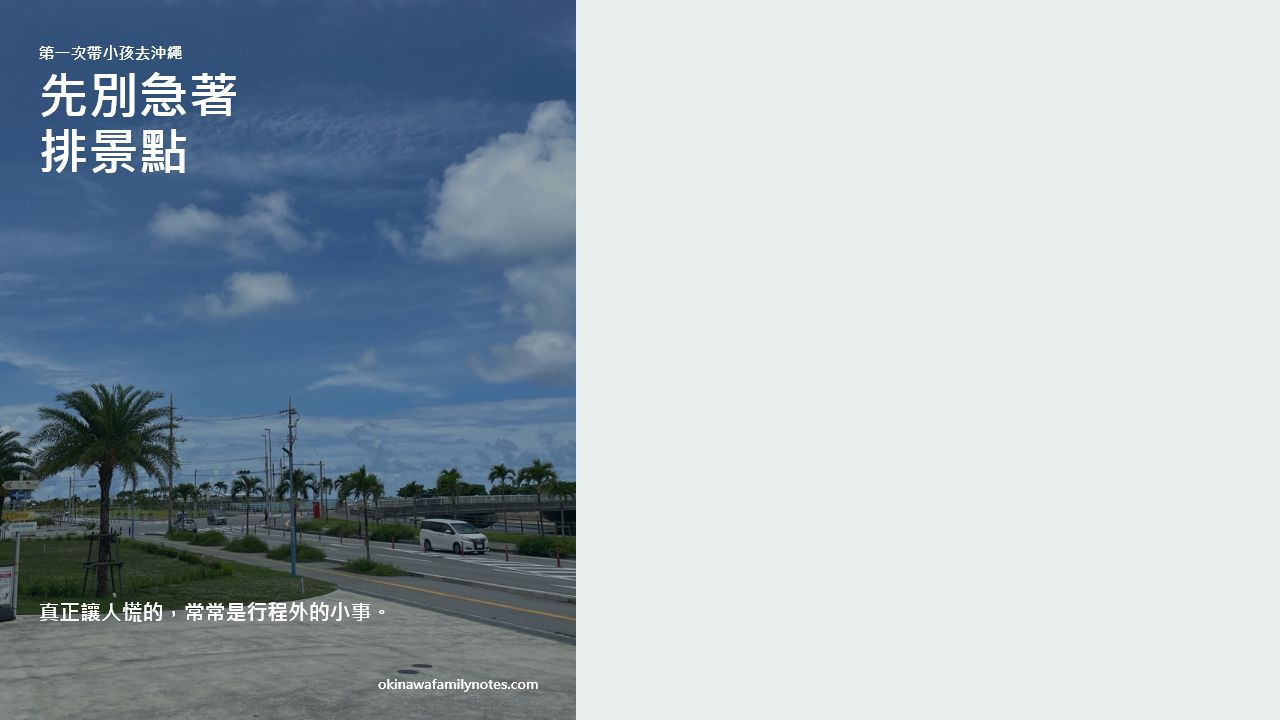
#> input picture work/social/threads-launch/render/01-screen.png, 1280 x 720 px; its folder holds 3 pictures in this run
$ python crop-preview.py
#> lines starting #> are read from the running program, lines starting #| are printed output that depends on the picture
from pathlib import Path

from PIL import Image


ROOT = Path(__file__).resolve().parent

for name in ("01", "02", "03"):
    source = Image.open(ROOT / f"{name}-screen.png").convert("RGB")
#> source is the input picture: PIL image 1280x720 RGB; mean R, G, B 163.6, 176.5, 184.8
    card = source.crop((0, 0, 576, 720))
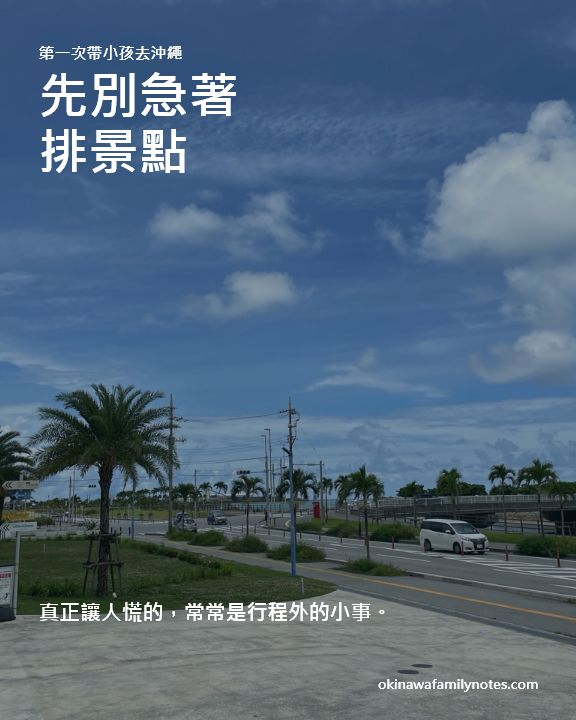
#> card: PIL image 576x720 RGB; mean R, G, B 79.9, 101.4, 122.2
    card.resize((1080, 1350), Image.Resampling.LANCZOS).save(
        ROOT / f"{name}.png", quality=94
    )
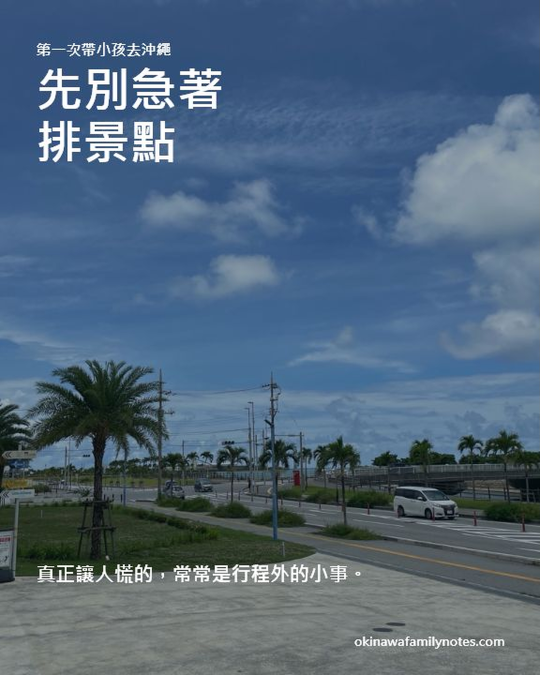
#> saved as 01.png: PIL image 1080x1350 RGB (shown at 1/2 size); mean R, G, B 79.8, 101.3, 122.1
#> pass 2 of the loop `for name in ("01", "02", "03"):`:
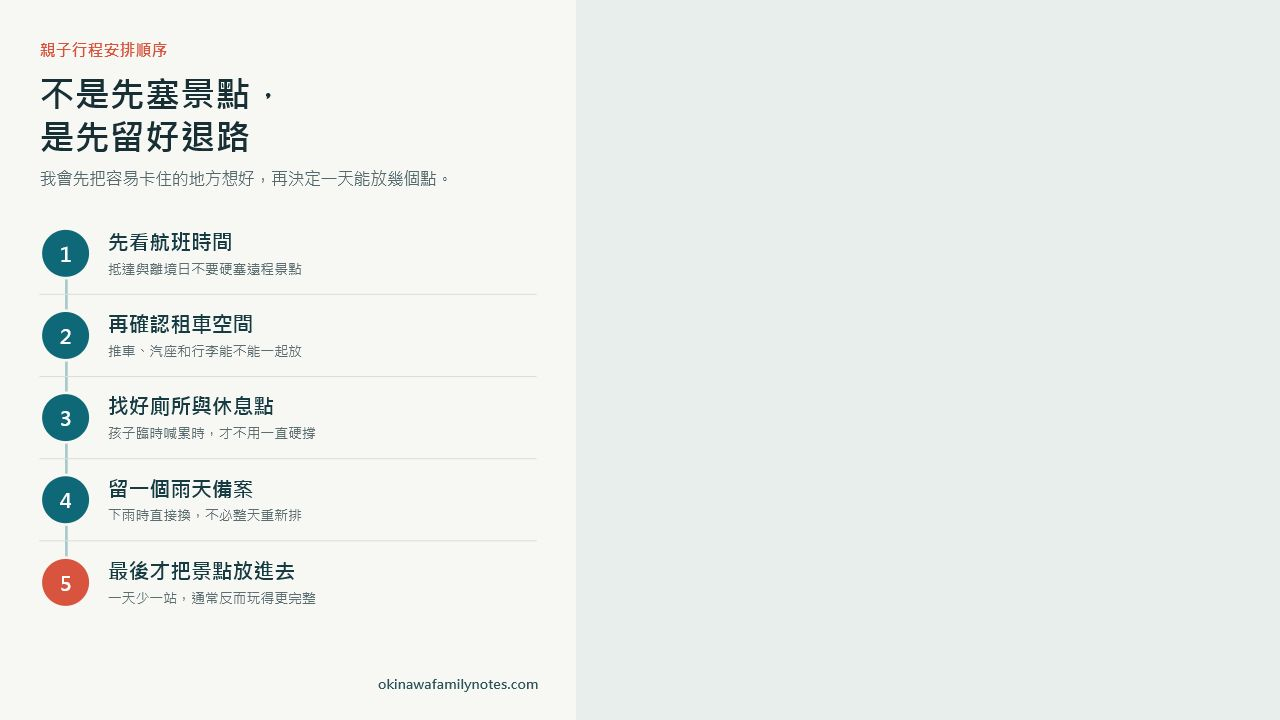
#> input picture work/social/threads-launch/render/02-screen.png, 1280 x 720 px
#> source is the input picture: PIL image 1280x720 RGB; mean R, G, B 233.2, 237.7, 234.7
#> `card = source.crop((0, 0, 576, 720))`:
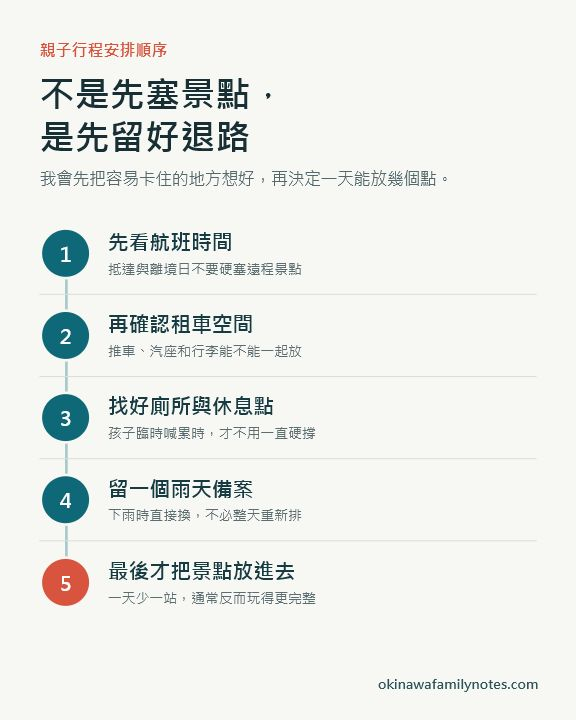
#> card: PIL image 576x720 RGB; mean R, G, B 234.6, 237.3, 233.1
#> `card.resize((1080, 1350), Image.Resampling.LANCZOS).save( ROOT / f"{na..`:
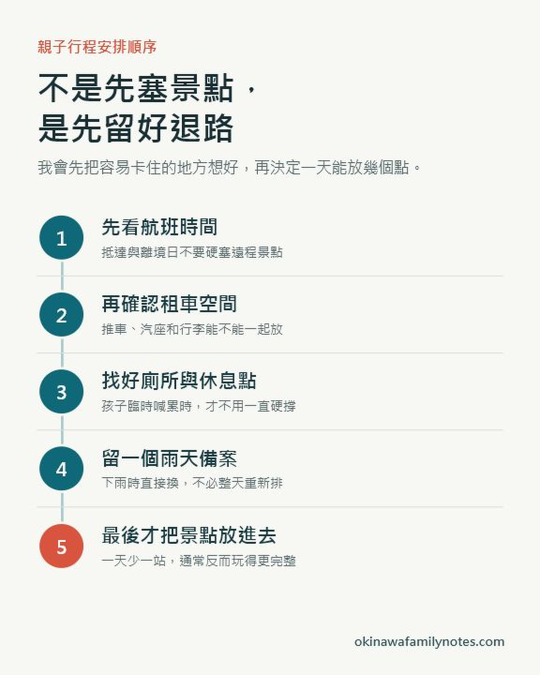
#> saved as 02.png: PIL image 1080x1350 RGB (shown at 1/2 size); mean R, G, B 234.5, 237.1, 232.9
#> pass 3 of the loop `for name in ("01", "02", "03"):`:
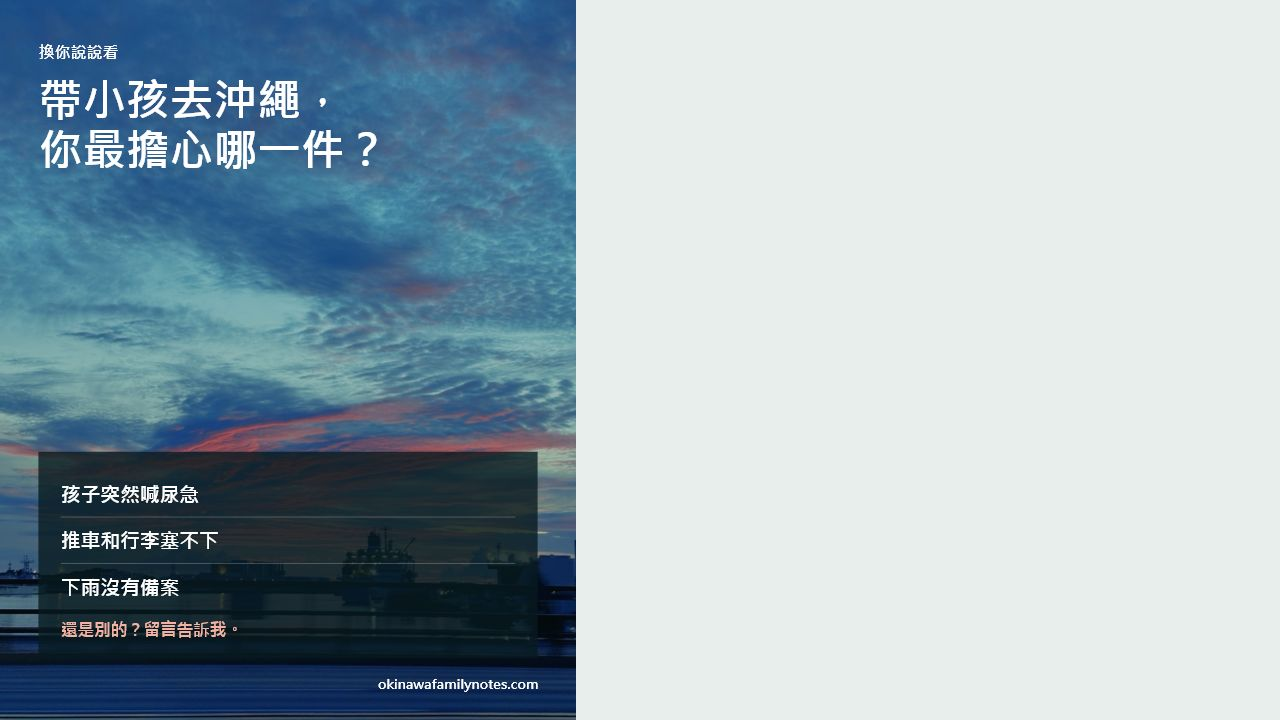
#> input picture work/social/threads-launch/render/03-screen.png, 1280 x 720 px
#> source is the input picture: PIL image 1280x720 RGB; mean R, G, B 154.5, 172.8, 182.3
#> `card = source.crop((0, 0, 576, 720))`:
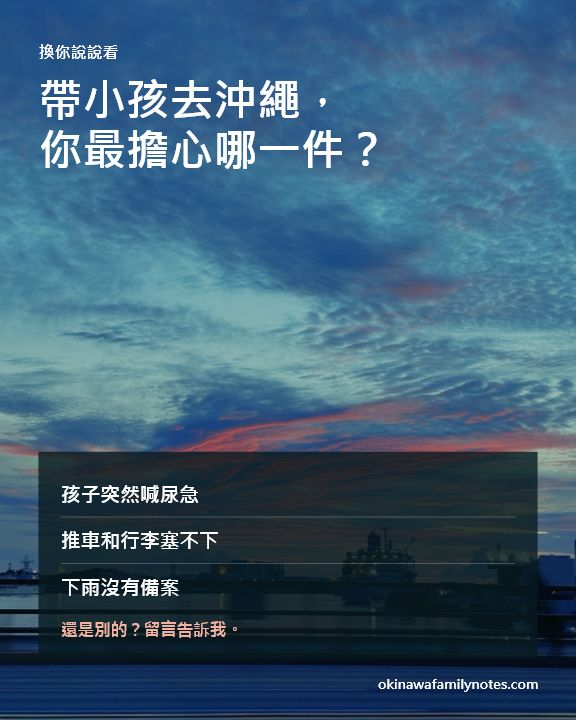
#> card: PIL image 576x720 RGB; mean R, G, B 59.8, 93, 116.7
#> `card.resize((1080, 1350), Image.Resampling.LANCZOS).save( ROOT / f"{na..`:
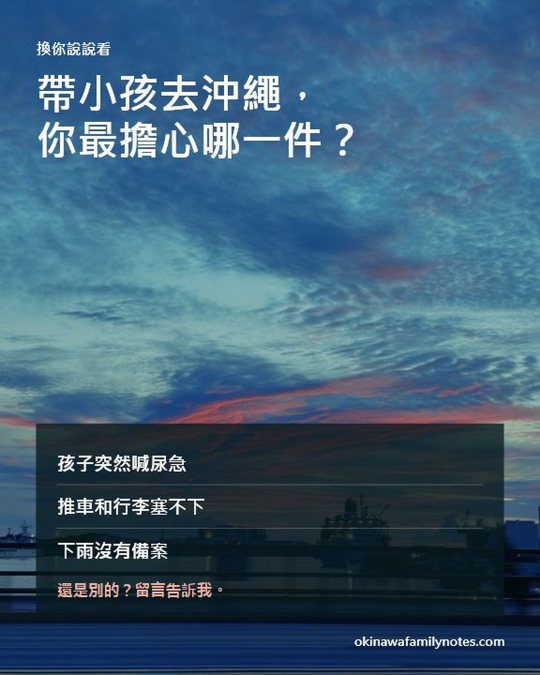
#> saved as 03.png: PIL image 1080x1350 RGB (shown at 1/2 size); mean R, G, B 59.8, 92.9, 116.6
